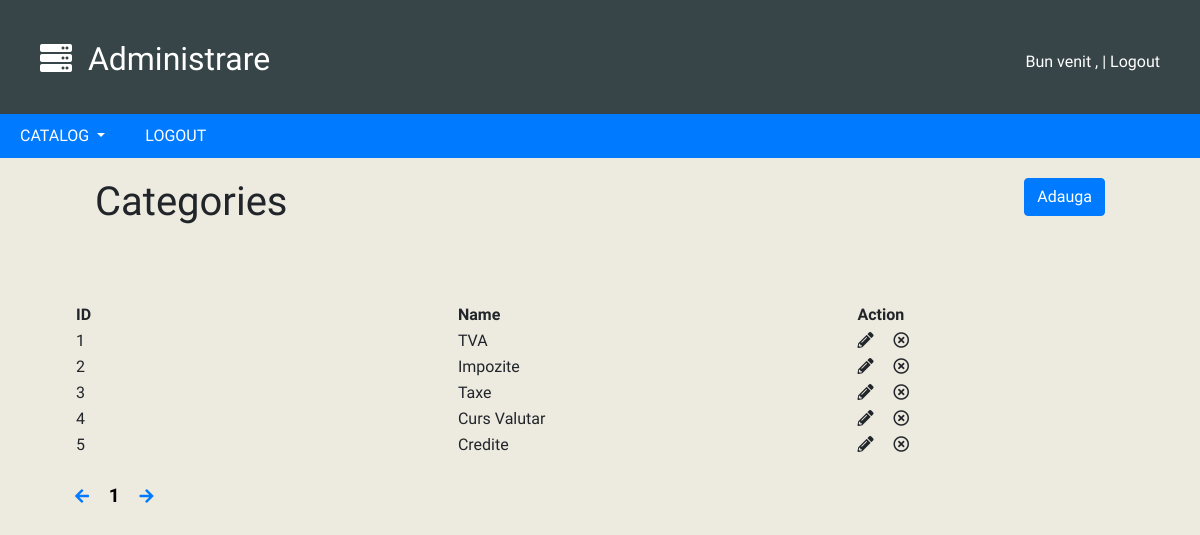
Screenshot of /admin/category.php with the database file from the repository.
### tables this page shows
CREATE TABLE `categories` (
  `id` int(6) NOT NULL,
  `name` text NOT NULL
);

### admin/category.php (the view, shortened to what this page needs)
<?
include 'config.php';
include 'header.php';
$page = $_GET['page'];
$end = 10;
$start = ($page * $end) - $end;
?>
<body>
  <div class="container-fluid">
    <div class="row">
      <div class="col-md-6">
        <h1>Categories</h1>
      </div>
      <div class="col-md-6 pull">
        <a href="category.php?page=<?= $_GET['page']; ?>&action=add" class="btn btn-primary">Adauga</a>
      </div>
    </div>
    <br><br>
    <table>
      <tr>
        <th width=600><b>ID</b></th>
        <th width=600><b>Name</b></th>
        <th width=400><b>Action</b></th>
      </tr>
      <?
        $result = mysqli_query($conn,"SELECT * FROM categories LIMIT $start,$end");
         while($row = mysqli_fetch_array($result)):
       ?>
       <tr>
         <td><? echo $row['id']; ?></td>
         <td><? echo $row['name']; ?></td>
         <td>
           <i class="fas fa-pencil-alt" onclick="window.location='category.php?page=<? echo $_GET['page']; ?>&edit_id=<? echo $row['id']; ?>&action=edit'"></i>
           <i class="far fa-times-circle" onclick="if(confirm('Are you sure?'))window.location='category.php?page=<? echo $_GET['page']; ?>&edit_id=<? echo $row['id']; ?>&action=remove'"></i>
         </td>
       </tr>
     <? endwhile;?>
    </table>
    <br>
    <a href="category.php?page=<?= ($_GET['page'] - 1 == 0) ? $_SESSION['category_total'] : $_GET['page'] - 1;?>">
      <i class="fas fa-arrow-left arrow-page"></i>
    </a>
    <? for($i = 1;$i<=$_SESSION['cateory_total'] ; $i++): ?>
      <a href="products.php?page=<? echo $i; ?>" class="<? if($_GET['page'] == $i) echo 'selected'; ?>"><? echo $i; ?></a>
    <? endfor; ?>
    <a href="category.php?page=<?=  ($_GET['page'] + 1 == $_SESSION['category_total']+1) ? 1 : $_GET['page'] + 1; ?>">
      <i class="fas fa-arrow-right arrow-page"></i>
    </a>
  </div>
</body>

### admin/admin_style.css (style rules this page uses)
body { background-color:#EDEAE0;font-family:Raleway }
.container-fluid { width:90%;margin:auto; }
.row { padding:20px; }
.selected { color:black;text-decoration:none;font-weight:bold;font-size:19px; }
.pull { text-align:right; }

### rows the page displays
categories: id "1", name "TVA"
categories: id "2", name "Impozite"
categories: id "3", name "Taxe"
categories: id "4", name "Curs Valutar"
categories: id "5", name "Credite"
